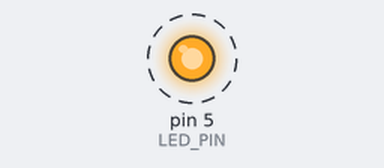
The sketch below on a simulated Arduino Uno, built with avr-gcc and run on an emulated ATmega328P. On the bench: output pins drawn as LEDs (lit = HIGH). Dashed ring = blinking.

Above: at 0.2 s.
Timing chart, 0 to 3.0 s (numbered marks = the images above):
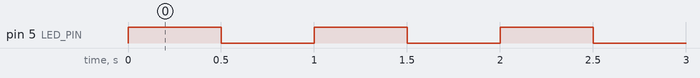

The sketch:

listing1.ino
```cpp
// Lab external LED, Listing 1: pin 5 -> 220 ohm -> LED anode; cathode -> GND.  I = (5 - 2) / 220 = 13.6 mA
const int LED_PIN = 5;
void setup() { pinMode(LED_PIN, OUTPUT); }
void loop() {
  digitalWrite(LED_PIN, HIGH); delay(500);
  digitalWrite(LED_PIN, LOW);  delay(500);
}
```

Measured:
- by itself, pin 5 (LED_PIN): alternates HIGH for 0.50 s and LOW for 0.50 s
